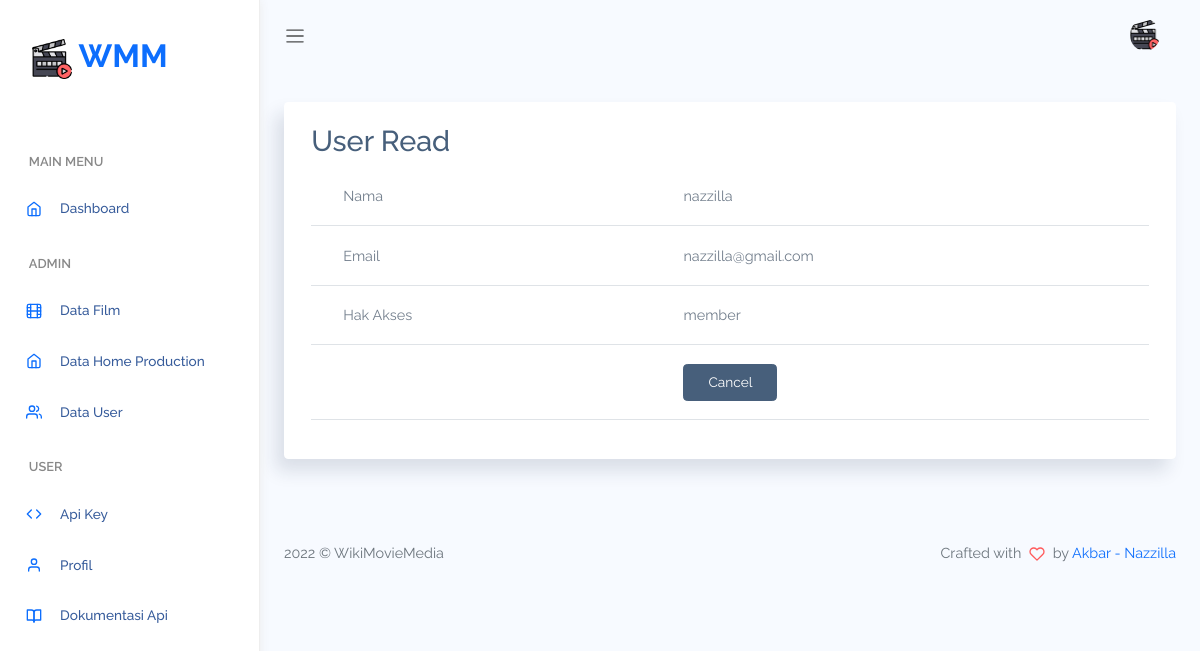
/index.php/user/read/16, run on an earlier commit of the app's database.
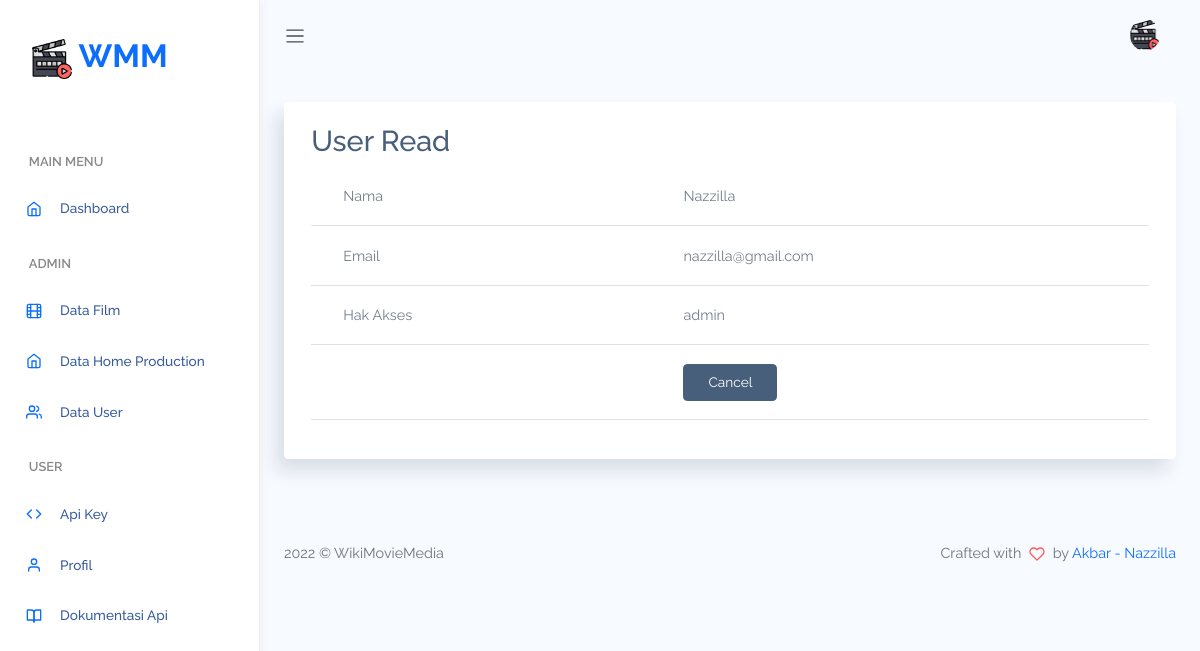
And on a later commit of the database.
### tables this page shows
CREATE TABLE `user` (
  `id_user` int(11) NOT NULL,
  `nama` varchar(255) NOT NULL,
  `email` varchar(255) NOT NULL,
  `password` varchar(255) NOT NULL,
  `hak_akses` enum('admin','member') NOT NULL DEFAULT 'member'
);

### application/controllers/User.php (called while the page is built, shortened)
<?php
class User extends CI_Controller
{
    function __construct()
    {
        $this->load->model('User_model');
        $this->load->model('Keys_model');
        $this->load->library('form_validation');
    }
    public function read($id)
    {
        $row = $this->User_model->get_by_id($id);
        if ($row) {
            $data = array(
                'id_user' => $row->id_user,
                'nama' => $row->nama,
                'email' => $row->email,
                'password' => $row->password,
                'hak_akses' => $row->hak_akses,
            );
            $this->load->view('dashboard/header');
            $this->load->view('user/user_read', $data);
            $this->load->view('dashboard/footer');
        } else {
            $this->session->set_flashdata('message', 'Record Not Found');
            redirect(site_url('user'));
        }
    }
}

### index.php (called while the page is built, shortened)
<?php
require_once BASEPATH.'core/CodeIgniter.php';

### application/models/User_model.php (called while the page is built, shortened)
<?php
class User_model extends CI_Model
{
    public $table = 'user';
    public $id = 'id_user';
    function get_by_id($id)
    {
        $this->db->where($this->id, $id);
        return $this->db->get($this->table)->row();
    }
}

### application/views/user/user_read.php (the view)
<div class="card">
    <div class="card-body">
        <h2 style="margin-top:0px">User Read</h2>
        <table class="table">
            <tr>
                <td>Nama</td>
                <td><?php echo $nama; ?></td>
            </tr>
            <tr>
                <td>Email</td>
                <td><?php echo $email; ?></td>
            </tr>
            <tr>
                <td>Hak Akses</td>
                <td><?php echo $hak_akses; ?></td>
            </tr>
            <tr>
                <td></td>
                <td><a href="<?php echo site_url('user') ?>" class="btn btn-secondary">Cancel</a></td>
            </tr>
        </table>
    </div>
</div>

What changed in the data, as far as the page shows it:
changed user "nazzilla@gmail.com": nama "nazzilla" → "Nazzilla"; hak_akses "member" → "admin"
